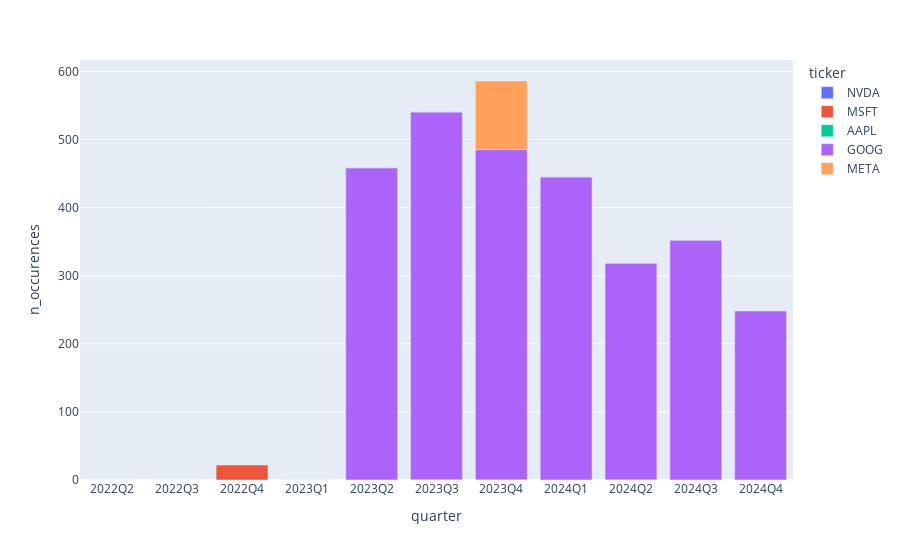

The notebook cell saved with this chart:
### Markdown cell above
### What's META doing there??
I guess Google is not the only big AI advertiser in the market.

Let's revisit our previous visualization. From the initial examples, I assumed google was the only company to whom this topic applied. But my old graphic was more of an industry analysis than a google based analysis. Let's this time stratify by company.

### Code cell
# Arrays are 1 indexed in our sql data store
df = pd.DataFrame(index.queryMeta(f"""
SELECT quarter, ticker, sum(sum_topic_counts[{topic_id+1}]) as n_occurences
FROM doc_meta 
GROUP BY quarter, ticker
ORDER BY quarter""") )

px.bar(df, x="quarter", y="n_occurences", color="ticker").show()

### Figure 1 — Plotly figure (JSON) as saved in the notebook; plotly's stock layout.template omitted (floating-point values rounded to 4 significant figures)
{"data": [{"alignmentgroup": "True", "hovertemplate": "ticker=NVDA<br>quarter=%{x}<br>n_occurences=%{y}<extra></extra>", "legendgroup": "NVDA", "marker": {"color": "#636efa", "pattern": {"shape": ""}}, "name": "NVDA", "offsetgroup": "NVDA", "orientation": "v", "showlegend": true, "textposition": "auto", "type": "bar", "visible": true, "x": ["2022Q2", "2022Q3", "2022Q4", "2023Q1", "2023Q2", "2023Q3", "2023Q4", "2024Q1"], "xaxis": "x", "y": [0.08667, 0.02, 0.006667, 0.02, 0.04, 0.01333, 0.2733, 0], "yaxis": "y"}, {"alignmentgroup": "True", "hovertemplate": "ticker=MSFT<br>quarter=%{x}<br>n_occurences=%{y}<extra></extra>", "legendgroup": "MSFT", "marker": {"color": "#EF553B", "pattern": {"shape": ""}}, "name": "MSFT", "offsetgroup": "MSFT", "orientation": "v", "showlegend": true, "textposition": "auto", "type": "bar", "x": ["2022Q4", "2023Q1", "2023Q2", "2023Q3", "2023Q4", "2024Q1", "2024Q2", "2024Q3"], "xaxis": "x", "y": [21.92, 0.02667, 0.006667, 0.3933, 0.07333, 0.006667, 0.2267, 0.006667], "yaxis": "y"}, {"alignmentgroup": "True", "hovertemplate": "ticker=AAPL<br>quarter=%{x}<br>n_occurences=%{y}<extra></extra>", "legendgroup": "AAPL", "marker": {"color": "#00cc96", "pattern": {"shape": ""}}, "name": "AAPL", "offsetgroup": "AAPL", "orientation": "v", "showlegend": true, "textposition": "auto", "type": "bar", "x": ["2023Q1", "2023Q2", "2023Q3", "2023Q4", "2024Q1", "2024Q2", "2024Q3"], "xaxis": "x", "y": [0.006667, 0.06667, 0.02667, 0, 0, 0.006667, 0.02], "yaxis": "y"}, {"alignmentgroup": "True", "hovertemplate": "ticker=GOOG<br>quarter=%{x}<br>n_occurences=%{y}<extra></extra>", "legendgroup": "GOOG", "marker": {"color": "#ab63fa", "pattern": {"shape": ""}}, "name": "GOOG", "offsetgroup": "GOOG", "orientation": "v", "showlegend": true, "textposition": "auto", "type": "bar", "x": ["2023Q2", "2023Q3", "2023Q4", "2024Q1", "2024Q2", "2024Q3", "2024Q4"], "xaxis": "x", "y": [458.3, 540.1, 485.0, 445.2, 318.3, 352.4, 248.6], "yaxis": "y"}, {"alignmentgroup": "True", "hovertemplate": "ticker=META<br>quarter=%{x}<br>n_occurences=%{y}<extra></extra>", "legendgroup": "META", "marker": {"color": "#FFA15A", "pattern": {"shape": ""}}, "name": "META", "offsetgroup": "META", "orientation": "v", "showlegend": true, "textposition": "auto", "type": "bar", "x": ["2023Q2", "2023Q3", "2023Q4", "2024Q1", "2024Q2", "2024Q3", "2024Q4"], "xaxis": "x", "y": [0.28, 0.1867, 100.6, 0, 0.03333, 0.02, 0.02667], "yaxis": "y"}], "layout": {"autosize": true, "barmode": "relative", "legend": {"title": {"text": "ticker"}, "tracegroupgap": 0}, "margin": {"t": 60}, "xaxis": {"anchor": "y", "autorange": true, "domain": [0, 1], "range": [-0.5, 10.5], "title": {"text": "quarter"}, "type": "category"}, "yaxis": {"anchor": "x", "autorange": true, "domain": [0, 1], "range": [0, 616.8], "title": {"text": "n_occurences"}, "type": "linear"}}}
